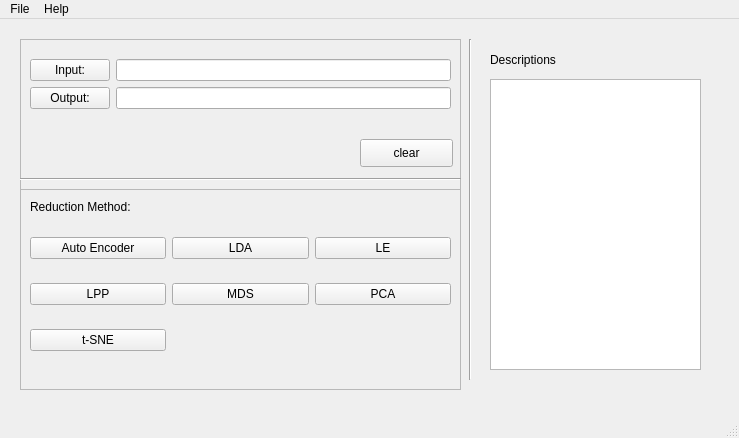
<?xml version="1.0" encoding="UTF-8"?>
<ui version="4.0">
 <class>DrWindow</class>
 <widget class="QMainWindow" name="DrWindow">
  <property name="geometry">
   <rect>
    <x>0</x>
    <y>0</y>
    <width>739</width>
    <height>438</height>
   </rect>
  </property>
  <property name="windowTitle">
   <string>MainWindow</string>
  </property>
  <widget class="QWidget" name="centralwidget">
   <widget class="QFrame" name="frame_file">
    <property name="geometry">
     <rect>
      <x>20</x>
      <y>20</y>
      <width>441</width>
      <height>151</height>
     </rect>
    </property>
    <property name="frameShape">
     <enum>QFrame::StyledPanel</enum>
    </property>
    <property name="frameShadow">
     <enum>QFrame::Raised</enum>
    </property>
    <widget class="QWidget" name="formLayoutWidget">
     <property name="geometry">
      <rect>
       <x>10</x>
       <y>20</y>
       <width>421</width>
       <height>71</height>
      </rect>
     </property>
     <layout class="QFormLayout" name="formLayout_file">
      <item row="0" column="1">
       <widget class="QLineEdit" name="lineEdit_input"/>
      </item>
      <item row="1" column="1">
       <widget class="QLineEdit" name="lineEdit_output"/>
      </item>
      <item row="0" column="0">
       <widget class="QPushButton" name="pbt_input">
        <property name="text">
         <string>Input:</string>
        </property>
       </widget>
      </item>
      <item row="1" column="0">
       <widget class="QPushButton" name="pbt_output">
        <property name="text">
         <string>Output:</string>
        </property>
       </widget>
      </item>
     </layout>
    </widget>
    <widget class="Line" name="line_h1">
     <property name="geometry">
      <rect>
       <x>0</x>
       <y>130</y>
       <width>441</width>
       <height>20</height>
      </rect>
     </property>
     <property name="orientation">
      <enum>Qt::Horizontal</enum>
     </property>
    </widget>
    <widget class="QPushButton" name="pbt_clear">
     <property name="geometry">
      <rect>
       <x>340</x>
       <y>100</y>
       <width>93</width>
       <height>28</height>
      </rect>
     </property>
     <property name="text">
      <string>clear</string>
     </property>
    </widget>
   </widget>
   <widget class="QFrame" name="frame_choose_method">
    <property name="geometry">
     <rect>
      <x>20</x>
      <y>170</y>
      <width>441</width>
      <height>201</height>
     </rect>
    </property>
    <property name="frameShape">
     <enum>QFrame::StyledPanel</enum>
    </property>
    <property name="frameShadow">
     <enum>QFrame::Raised</enum>
    </property>
    <widget class="QWidget" name="gridLayoutWidget">
     <property name="geometry">
      <rect>
       <x>10</x>
       <y>30</y>
       <width>421</width>
       <height>151</height>
      </rect>
     </property>
     <layout class="QGridLayout" name="gridLayout_method">
      <item row="0" column="0">
       <widget class="QPushButton" name="pushButton">
        <property name="text">
         <string>Auto Encoder</string>
        </property>
       </widget>
      </item>
      <item row="0" column="2">
       <widget class="QPushButton" name="pushButton_5">
        <property name="text">
         <string>LE</string>
        </property>
       </widget>
      </item>
      <item row="1" column="0">
       <widget class="QPushButton" name="pushButton_3">
        <property name="text">
         <string>LPP</string>
        </property>
       </widget>
      </item>
      <item row="1" column="1">
       <widget class="QPushButton" name="pushButton_4">
        <property name="text">
         <string>MDS</string>
        </property>
       </widget>
      </item>
      <item row="1" column="2">
       <widget class="QPushButton" name="pushButton_6">
        <property name="text">
         <string>PCA</string>
        </property>
       </widget>
      </item>
      <item row="0" column="1">
       <widget class="QPushButton" name="pushButton_2">
        <property name="text">
         <string>LDA</string>
        </property>
       </widget>
      </item>
      <item row="2" column="0">
       <widget class="QPushButton" name="pushButton_7">
        <property name="text">
         <string>t-SNE</string>
        </property>
       </widget>
      </item>
     </layout>
    </widget>
    <widget class="QLabel" name="label_method">
     <property name="geometry">
      <rect>
       <x>10</x>
       <y>10</y>
       <width>141</width>
       <height>16</height>
      </rect>
     </property>
     <property name="text">
      <string>Reduction Method:</string>
     </property>
    </widget>
   </widget>
   <widget class="QLabel" name="label_des">
    <property name="geometry">
     <rect>
      <x>490</x>
      <y>30</y>
      <width>121</width>
      <height>21</height>
     </rect>
    </property>
    <property name="text">
     <string>Descriptions</string>
    </property>
   </widget>
   <widget class="QTextEdit" name="textEdit_des">
    <property name="geometry">
     <rect>
      <x>490</x>
      <y>60</y>
      <width>211</width>
      <height>291</height>
     </rect>
    </property>
   </widget>
   <widget class="Line" name="line_v1">
    <property name="geometry">
     <rect>
      <x>460</x>
      <y>20</y>
      <width>20</width>
      <height>341</height>
     </rect>
    </property>
    <property name="orientation">
     <enum>Qt::Vertical</enum>
    </property>
   </widget>
  </widget>
  <widget class="QMenuBar" name="menubar">
   <property name="geometry">
    <rect>
     <x>0</x>
     <y>0</y>
     <width>739</width>
     <height>26</height>
    </rect>
   </property>
   <widget class="QMenu" name="menufile">
    <property name="title">
     <string>File</string>
    </property>
    <addaction name="actionopen"/>
    <addaction name="separator"/>
    <addaction name="actionexit"/>
   </widget>
   <widget class="QMenu" name="menuhelp">
    <property name="title">
     <string>Help</string>
    </property>
    <addaction name="actionHTC_Homepage"/>
    <addaction name="separator"/>
    <addaction name="actionfile_format"/>
   </widget>
   <addaction name="menufile"/>
   <addaction name="menuhelp"/>
  </widget>
  <widget class="QStatusBar" name="statusbar"/>
  <action name="actionopen">
   <property name="text">
    <string>open</string>
   </property>
  </action>
  <action name="actionexit">
   <property name="text">
    <string>exit</string>
   </property>
  </action>
  <action name="actionHTC_Homepage">
   <property name="text">
    <string>HTC Homepage</string>
   </property>
  </action>
  <action name="actionfile_format">
   <property name="text">
    <string>file format</string>
   </property>
  </action>
 </widget>
 <resources/>
 <connections/>
</ui>
